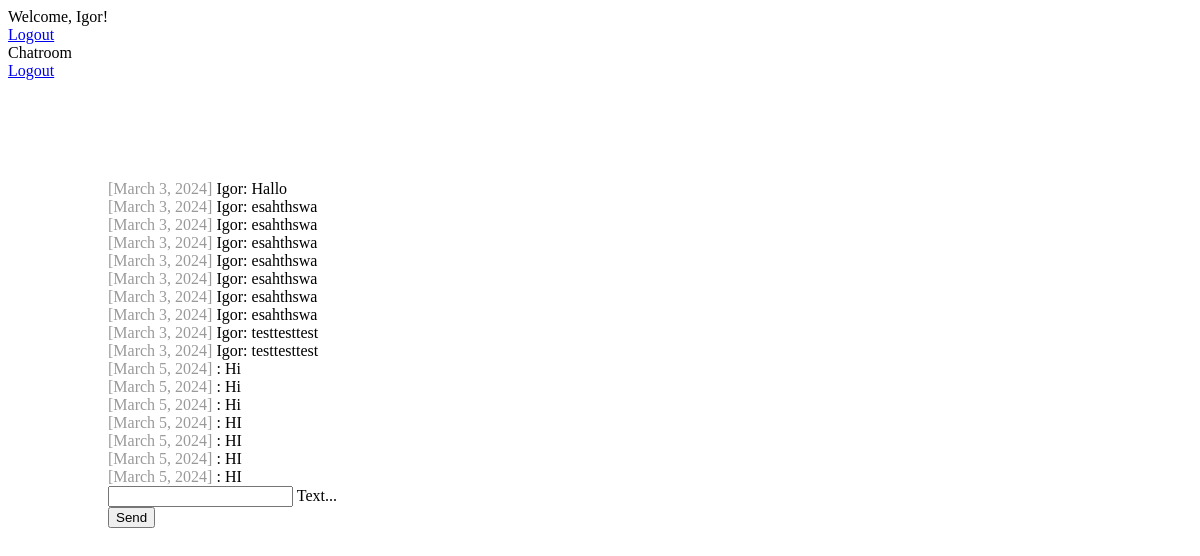
The page /chat/ (signed in) on the database as committed earlier.
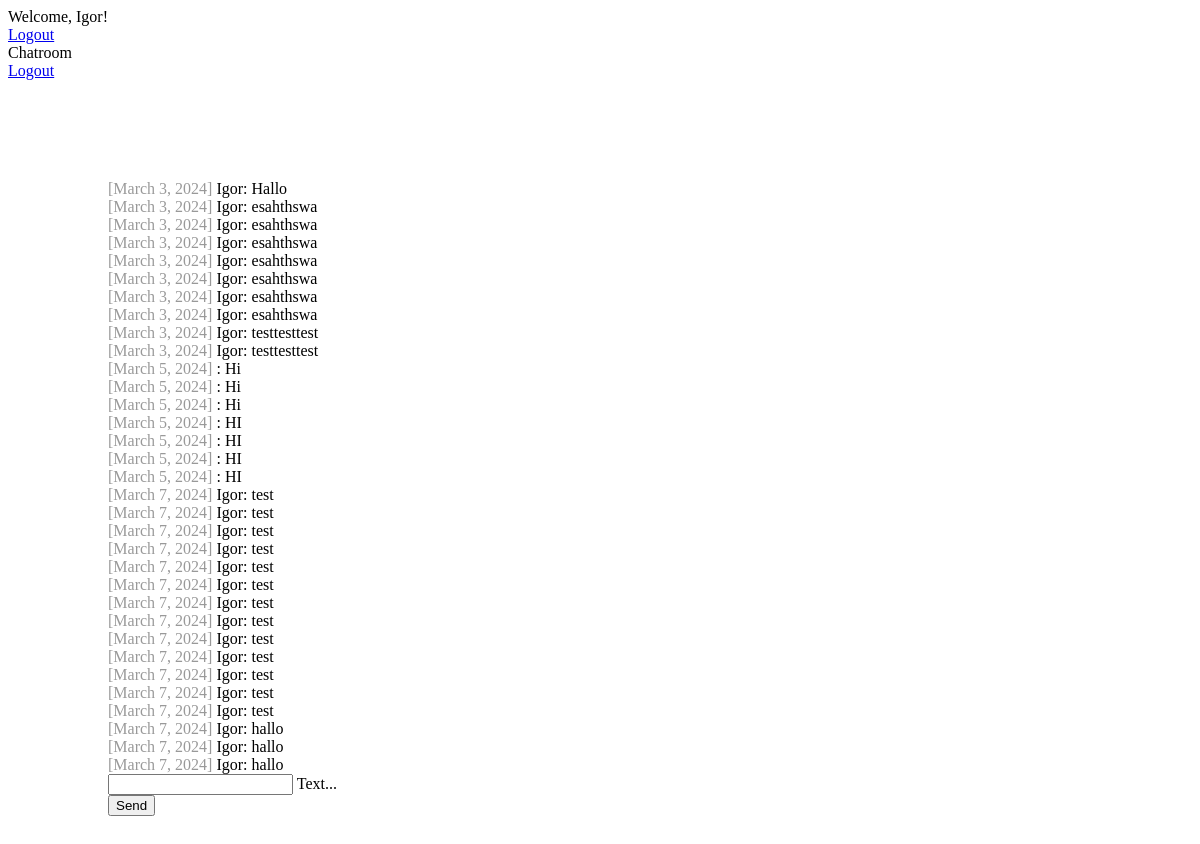
The same page on the database as committed later.
### chat/models.py (models this page shows)
class Message(models.Model):
    text = models.CharField(max_length=500)
    created_at = models.DateField(default=date.today)
    chat = models.ForeignKey(Chat, on_delete=models.CASCADE, related_name='chat_message_set', default=None, blank=True, null=True)
    author = models.ForeignKey(settings.AUTH_USER_MODEL, on_delete=models.CASCADE, related_name='author_message_set')
    receiver = models.ForeignKey(settings.AUTH_USER_MODEL, on_delete=models.CASCADE, related_name='receiver_message_set')

### chat/views.py (the view, shortened to what this page needs)
# urls.py: path('chat/', index),
@login_required
def index(request):
    chatMessages = Message.objects.filter(chat__id=1)
    return render(request, "chat/index.html", {"messages": chatMessages})

### chat/templates/chat/index.html (shortened to what this page needs)
{% extends "base.html" %}
{% block content %}
{% if request.user.is_authenticated %}
<div id="messageContainer">
  {% for message in messages %}
  <div>
    <span class="color">[{{ message.created_at }}]</span>
    {{ message.author.first_name }}: {{ message.text }}
  </div>
  {% endfor %}
</div>
<form onsubmit="sendMessage(); return false;" method="post">
  <div class="mdl-textfield mdl-js-textfield mdl-textfield--floating-label">
    <input
      class="mdl-textfield__input"
      name="textmessage"
      type="text"
      id="messageField"
    />
    <label class="mdl-textfield__label" for="messageField">Text...</label>
  </div>
  <button
    class="mdl-button mdl-js-button mdl-button--raised mdl-js-ripple-effect mdl-button--accent"
  >
    Send
  </button>
</form>
{% else %}
<h1>Nicht eingeloggt</h1>
<p>
  Du bist aktuell nicht eingelogt. Bitte logge dich ein. <br />
  bitte klicke <a href="/login/">hier</a>
</p>
{% endif %}
{% endblock %}

### templates/base.html (shortened to what this page needs)
<!DOCTYPE html>
<html lang="en">
  <head>
    {% load static %}
    <link rel="stylesheet" href="{% static 'css/style.css' %}">
    <link
      rel="stylesheet"
      href="https://code.getmdl.io/1.3.0/material.indigo-pink.min.css"
    />
  </head>
  <body>
    <div class="mdl-layout mdl-js-layout mdl-layout--fixed-header">
      <header class="mdl-layout__header">
        <div class="mdl-layout__header-row">
          <span class="mdl-layout-title">
            {% if request.user.is_authenticated %} Welcome, {{ request.user.first_name }}!
            {% else %} Welcome! Please login
            {% endif %}
          </span>
          <nav class="mdl-navigation mdl-layout--large-screen-only">
            {% if request.user.is_authenticated %}
                <a class="mdl-navigation__link" href="{% url 'logout' %}">Logout</a>
            {% else %}
                <a class="mdl-navigation__link" href="{% url 'login' %}">Login</a>
            {% endif %}
          </nav>
        </div>
      </header>
      <div class="mdl-layout__drawer">
        <span class="mdl-layout-title">Chatroom</span>
        <nav class="mdl-navigation">
          {% if request.user.is_authenticated %}
              <a class="mdl-navigation__link" href="{% url 'logout' %}">Logout</a>
          {% else %}
              <a class="mdl-navigation__link" href="{% url 'login' %}">Login</a>
          {% endif %}
        </nav>
      </div>
      <main class="mdl-layout__content">
        <div class="page-content">
          {% block content %}
          {% endblock %}
        </div>
      </main>
    </div>
  </body>
</html>

### static/css/style.css (style rules this page uses)
.page-content { padding: 100px 100px; }
.color { color: rgba(0, 0, 0, 0.4); }

Rows that differ between the two databases and show on the page:
added Message: created_at "March 7, 2024", author.first_name "Igor", text "test"
added Message: created_at "March 7, 2024", author.first_name "Igor", text "test"
added Message: created_at "March 7, 2024", author.first_name "Igor", text "test"
added Message: created_at "March 7, 2024", author.first_name "Igor", text "test"
added Message: created_at "March 7, 2024", author.first_name "Igor", text "test"
added Message: created_at "March 7, 2024", author.first_name "Igor", text "test"
added Message: created_at "March 7, 2024", author.first_name "Igor", text "test"
added Message: created_at "March 7, 2024", author.first_name "Igor", text "test"
added Message: created_at "March 7, 2024", author.first_name "Igor", text "test"
added Message: created_at "March 7, 2024", author.first_name "Igor", text "test"
added Message: created_at "March 7, 2024", author.first_name "Igor", text "test"
added Message: created_at "March 7, 2024", author.first_name "Igor", text "test"
added Message: created_at "March 7, 2024", author.first_name "Igor", text "test"
added Message: created_at "March 7, 2024", author.first_name "Igor", text "hallo"
added Message: created_at "March 7, 2024", author.first_name "Igor", text "hallo"
added Message: created_at "March 7, 2024", author.first_name "Igor", text "hallo"
